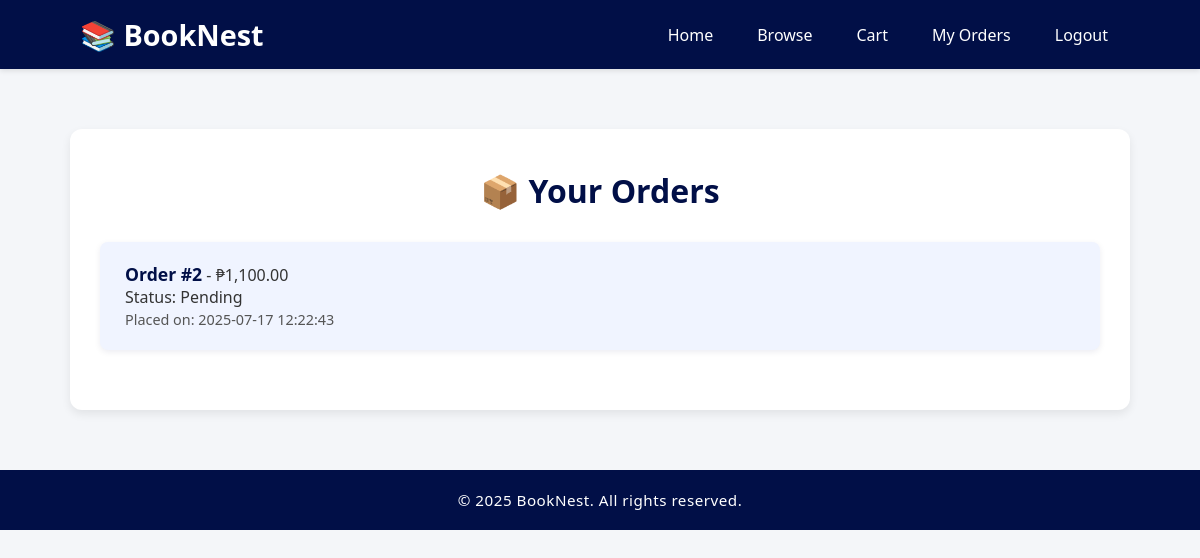
The page /order_history.php (signed in) on the database as committed earlier.
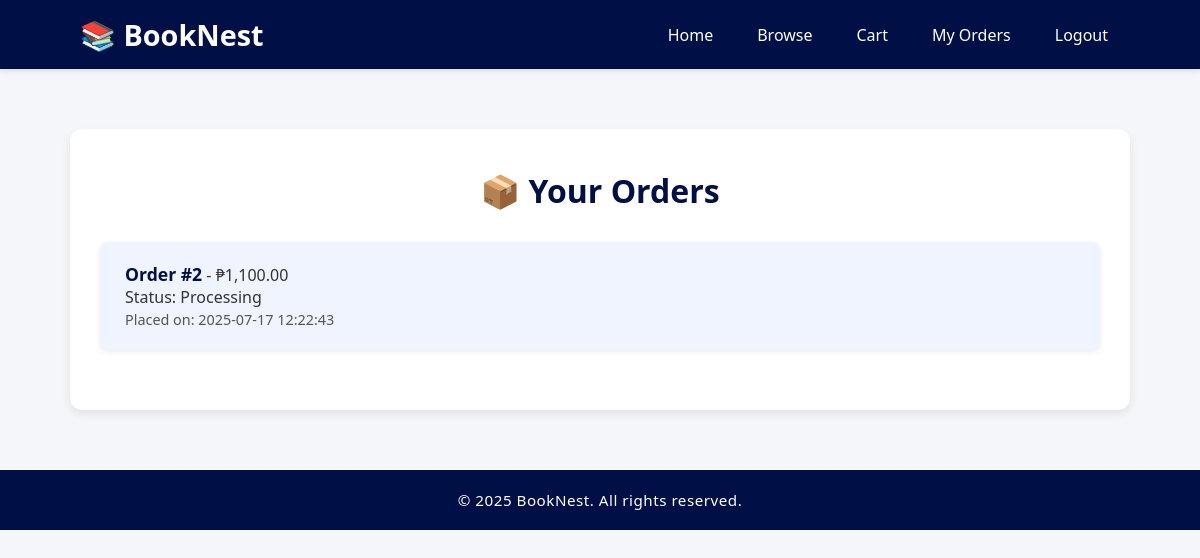
The same page on the database as committed later.
### tables this page shows
CREATE TABLE `orders` (
  `order_id` int(11) NOT NULL,
  `user_id` int(11) DEFAULT NULL,
  `order_date` timestamp NOT NULL DEFAULT current_timestamp(),
  `status` enum('pending','processing','shipped','completed','cancelled') DEFAULT 'pending'
);

### order_history.php (the view, shortened to what this page needs)
<?php
require_once 'includes/db.php';
include 'includes/header.php';
$user_id = $_SESSION['user_id'];
$sql = "
    SELECT o.order_id, o.order_date, o.status,
           COALESCE(SUM(oi.price * oi.quantity), 0) AS total_price
    FROM orders o
    LEFT JOIN order_items oi ON o.order_id = oi.order_id
    WHERE o.user_id = ?
    GROUP BY o.order_id, o.order_date, o.status
    ORDER BY o.order_date DESC
";
$stmt = $conn->prepare($sql);
$stmt->bind_param("i", $user_id);
$stmt->execute();
$result = $stmt->get_result();
?>
<div class="container">
    <div class="orderhistory-container">
        <h2>📦 Your Orders</h2>
        <?php while ($row = $result->fetch_assoc()): ?>
            <div class="order-block">
                <strong>Order #<?php echo $row['order_id']; ?></strong> - ₱<?php echo number_format($row['total_price'], 2); ?>
                <br>Status: <?php echo ucfirst($row['status']); ?>
                <br><small>Placed on: <?php echo $row['order_date']; ?></small>
            </div>
        <?php endwhile; ?>
    </div>
</div>
<?php include 'includes/footer.php'; ?>

Rows that differ between the two databases and show on the page:
changed orders id 2: status "Pending" → "Processing"
